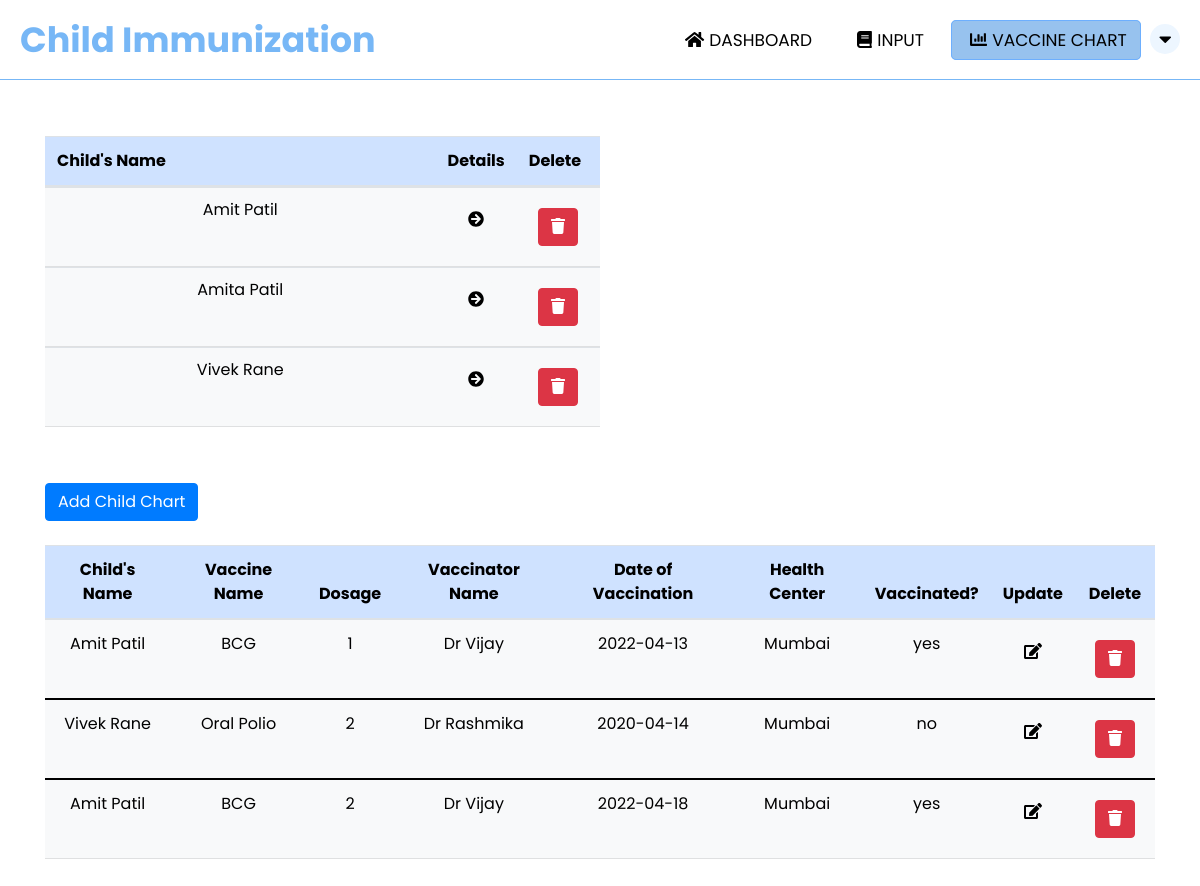
The page /admin_chart.php on the database its author committed.
### tables this page shows
CREATE TABLE `child_tbl` (
  `child_id` int(11) NOT NULL,
  `parent_id` int(11) NOT NULL,
  `firstname` varchar(50) NOT NULL,
  `lastname` varchar(50) NOT NULL,
  `middlename` varchar(50) NOT NULL,
  `dateofbirth` date NOT NULL,
  `placeofbirth` varchar(100) NOT NULL,
  `address` varchar(50) NOT NULL,
  `fathername` varchar(50) NOT NULL,
  `mothername` varchar(50) NOT NULL,
  `birthheight` int(11) NOT NULL,
  `birthweight` int(11) NOT NULL,
  `sex` varchar(50) NOT NULL
);

CREATE TABLE `chart` (
  `chart_id` int(11) NOT NULL,
  `child_id` int(11) NOT NULL,
  `vaccine_id` int(11) NOT NULL,
  `dose` int(11) NOT NULL,
  `healthcare_id` int(11) NOT NULL,
  `dateofvaccination` date NOT NULL,
  `healthcenter_id` int(11) NOT NULL,
  `vaccinated` varchar(3) NOT NULL
);

CREATE TABLE `vaccine` (
  `vaccine_id` int(11) NOT NULL,
  `vaccinename` varchar(50) NOT NULL
);

CREATE TABLE `healthcare_info` (
  `healthcare_id` int(11) NOT NULL,
  `vaccinatorname` varchar(50) NOT NULL
);

CREATE TABLE `healthcenter_tbl` (
  `healthcenter_id` int(11) NOT NULL,
  `healthcenter` varchar(255) NOT NULL
);

### admin_chart.php (the view, shortened to what this page needs)
<?php
include "PHP/connection.php";
?>
<!DOCTYPE html>
<html lang="en">
<head>
    <link rel="stylesheet" href="https://cdnjs.cloudflare.com/ajax/libs/font-awesome/4.7.0/css/font-awesome.min.css">
    <link rel="stylesheet" href="path/to/font-awesome/css/font-awesome.min.css">
    <link href="https://cdn.jsdelivr.net/npm/bootstrap@5.1.3/dist/css/bootstrap.min.css" rel="stylesheet">
    <link rel="stylesheet" href="CSS/admin_chart.css">
    <link rel="stylesheet" href="https://cdnjs.cloudflare.com/ajax/libs/twitter-bootstrap/4.1.1/css/bootstrap.css">
   <link rel="stylesheet" href="https://cdn.datatables.net/1.10.19/css/dataTables.bootstrap4.min.css">
   <link rel="stylesheet" href="https://cdn.datatables.net/responsive/2.2.3/css/responsive.bootstrap.min.css">
   <link rel="stylesheet" href="https://cdn.datatables.net/fixedheader/3.2.0/css/fixedHeader.dataTables.min.css">
</head>
<body>
<nav>
  <label class="logo">Child Immunization</label>
  <ul>
    <li><a href="admin_index.php"><i class="fas fa-home" id="icon"></i>Dashboard</a></li>
    <li><a href="admin_input.php"><i class="fas fa-book"  id="icon"></i>Input</a></li>
    <li><a href="admin_chart.php" class="active"><i class="fa fa-chart-bar"  id="icon"></i>Vaccine Chart</a></li>
    <div class="dropdown">
      <button class="dropbtn"><i class="fa fa-caret-down"></i></button>
    </div>
  </ul>
</nav>
<div class="container" style="overflow-x: auto">
    <table id="example" class="table table-primary table-hover" style="width:50%;">
        <thead>
            <tr>
              <th>Child's Name</th>
              <th style="width: 10%">Details</th>
              <th style="width: 15%">Delete</th>
            </tr>
        </thead>
        <tbody class="table table-light" style="line-height: 20px">
            <?php
            $sql = "SELECT * FROM child_tbl";
            $stmt = $con->prepare($sql);
            $stmt->execute();
            $result = $stmt->get_result();
            while ($row = $result->fetch_assoc()) { ?>
            <tr>
                <td><?php echo $row['firstname'] . "  " . $row['lastname']; ?></td>
                <td><button id="id-<?php echo $row['child_id']; ?>" type="button" class="btn btn-primary view_chart" style="color: black; border: none">
                <i class="fa fa-arrow-circle-right"></i>
                </button></td>
                <td>
                <form action="PHP/delete.php" method="POST">
                    <button type="submit" name="delete_child" class="btn btn-danger"><a href="PHP/delete.php"></a><i class="fa fa-trash"></i></button>
                </form>
                </td>
            </tr>
            <?php }
            ?>
        </tbody>
    </table>
</div>
<div class="container" style="overflow-x: auto">
        <button type="button" class="btn btn-primary" data-bs-toggle="modal" data-bs-target="#adduserchart">
              Add Child Chart
        </button>
        <br><br>
  <table id="example" class="table table table-hover" style="width:100%">
      <thead class="table table-primary">
          <tr>
              <th>Child's Name</th>
              <th>Vaccine Name</th>
              <th>Dosage</th>
              <th>Vaccinator Name</th>
              <th>Date of Vaccination</th>
              <th>Health Center</th>
              <th>Vaccinated?</th>
              <th>Update</th>
              <th>Delete</th>
          </tr>
      </thead>
      <tbody class="table table-light">
          <?php
          $sql = "SELECT *, child_tbl.firstname, child_tbl.lastname, vaccine.vaccinename, healthcare_info.vaccinatorname, chart.dateofvaccination, healthcenter_tbl.healthcenter
         FROM ((((chart
         LEFT JOIN child_tbl ON chart.child_id = child_tbl.child_id)
         LEFT JOIN vaccine ON chart.vaccine_id = vaccine.vaccine_id)
         LEFT JOIN healthcare_info ON chart.healthcare_id = healthcare_info.healthcare_id)
         LEFT JOIN  healthcenter_tbl ON chart.healthcenter_id = healthcenter_tbl.healthcenter_id)
         ";
          $stmt = $con->prepare($sql);
          $stmt->execute();
          $result = $stmt->get_result();
          while ($row = $result->fetch_assoc()) { ?>
          <tr>
              <td><?php echo $row['firstname'] . '  ' . $row['lastname']; ?></td>
              <td><?php echo $row['vaccinename']; ?></td>
              <td><?php echo $row['dose']; ?></td>
              <td><?php echo $row['vaccinatorname']; ?></td>
              <td><?php echo $row['dateofvaccination']; ?></td>
              <td><?php echo $row['healthcenter']; ?></td>
              <td><?php echo $row['vaccinated']; ?></td>
              <td><button id="id-<?php echo $row['chart_id']; ?>" type="button" class="btn btn-primary editbtn" style="color: black; border: none;">
              <i class="fas fa-edit"></i>
              </button></td>
              <td>
              <form action="PHP/delete.php" method="POST">
                  <button type="submit" name="delete_chart" class="btn btn-danger"><a href="PHP/delete.php"></a><i class="fa fa-trash"></i></button>
              </form>
              </td>
          </tr>
          <?php }
          ?>
      </tbody>
  </table>
</div>
</body>
</html>

### CSS/admin_chart.css (style rules this page uses)
* { padding: 0; margin: 0; text-decoration: none; list-style: none; box-sizing: border-box; font-family: 'Poppins' , sans-serif; }
nav { background: #ffffff; height: 80px; width: 100%; border-bottom: 1px solid #77b7f6; text-decoration: none; }
label.logo { color: #000000; font-size: 35px; line-height: 80px; padding: 0 20px; font-weight: bold; }
nav ul { float: right; margin-right: 20px; }
nav ul li { display: inline-block; line-height: 80px; margin: 0 5px; }
nav ul li a { color: #000000; font-size: 17px; padding: 7px 13px; border-radius: 5px; text-transform: uppercase; }
#icon { display: inline-block; text-align: center; margin: 0 5px; }
a.active, a:hover { background:#97c2ee; border: 1px solid #6daffe; transition: .3s; }
.dropbtn { border-radius: 50%; background-color: #edf6ff; width: 30px; margin-top: 20px; color: #000000; padding: 0; font-size: 20px; border: none; cursor: pointer; }
.dropdown { position: relative; display: inline-block; }
.container { margin-top: 50px; margin-bottom: 30px; }
thead { text-align: center; }
td { text-align: center; }

### rows shown on the page
child_tbl: firstname "Amit", lastname "Patil"
child_tbl: firstname "Amita", lastname "Patil"
child_tbl: firstname "Vivek", lastname "Rane"
chart: child.firstname "Amit", child.lastname "Patil", vaccine.vaccinename "BCG", dose "1", healthcare.vaccinatorname "Dr Vijay", dateofvaccination "2022-04-13", healthcenter.healthcenter "Mumbai", vaccinated "yes"
chart: child.firstname "Vivek", child.lastname "Rane", vaccine.vaccinename "Oral Polio", dose "2", healthcare.vaccinatorname "Dr Rashmika", dateofvaccination "2020-04-14", healthcenter.healthcenter "Mumbai", vaccinated "no"
chart: child.firstname "Amit", child.lastname "Patil", vaccine.vaccinename "BCG", dose "2", healthcare.vaccinatorname "Dr Vijay", dateofvaccination "2022-04-18", healthcenter.healthcenter "Mumbai", vaccinated "yes"
